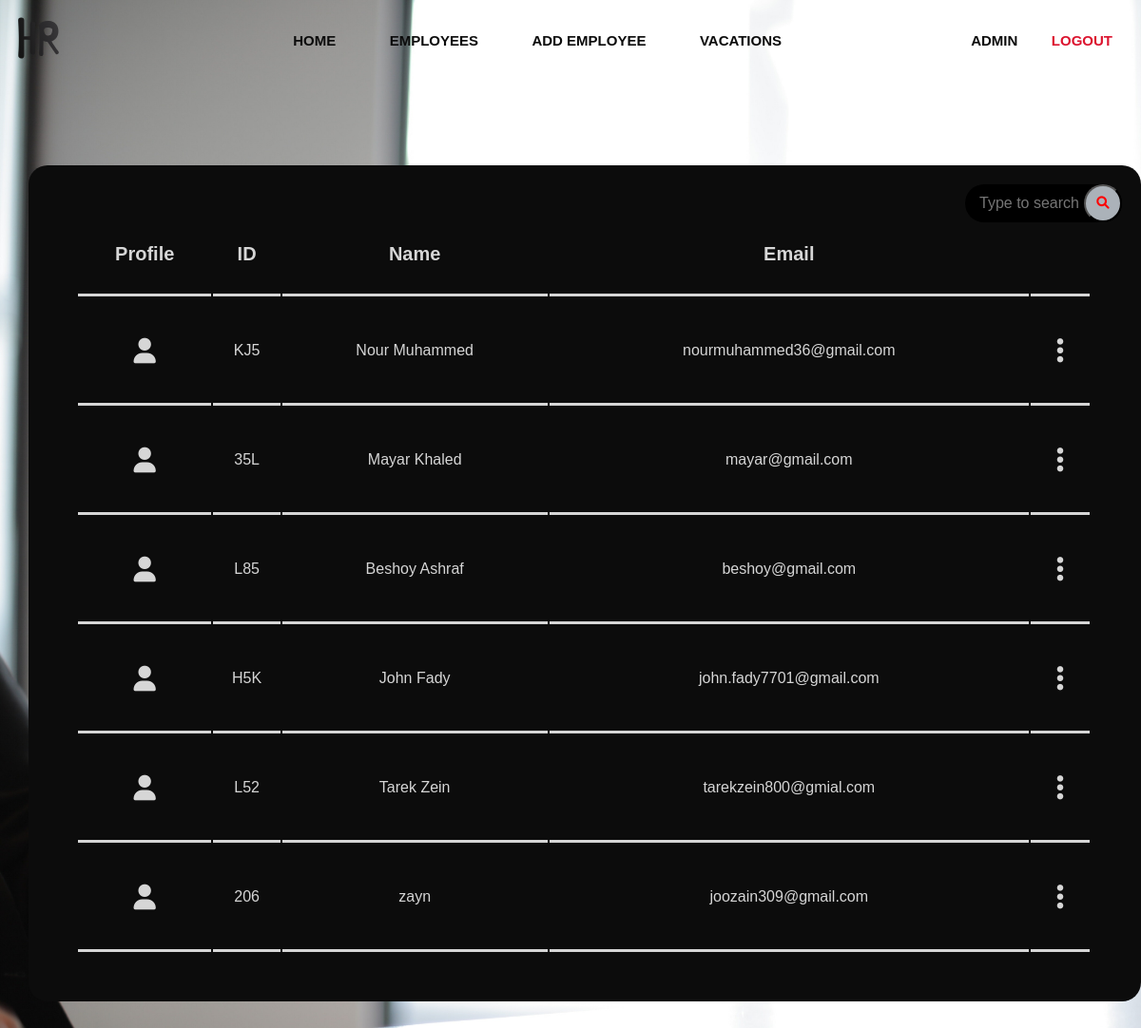
The page /human-resources/employee/ (signed in) on the database its author committed.
### employee/models.py (models this page shows, shortened)
class Employee(models.Model):
    maritalChoices = [
        ("Single", "Single"),
        ("Married", "Married"),
        ("Divorced", "Divorced"),
        ("Widowed", "Widowed"),
        ("Separated", "Separated"),
    ]
    genderChoices = [
        ("M", "Male"),
        ("F", "Female"),
    ]
    name = models.CharField(max_length=20, null=True)
    empID = models.CharField(max_length=5, null=True)
    empEmail = models.EmailField(max_length=30, null=True)
    profilePicture = models.ImageField(
        upload_to="uploads",
        default="profile/pngegg.png",
        blank=True,
        null=True,
    )
    address = models.CharField(max_length=30, null=True)
    phoneNum = models.CharField(max_length=15, null=True)
    gender = models.CharField(max_length=10, null=True)
    maritalStatus = models.CharField(max_length=10, null=True, choices=maritalChoices)
    availableVacation = models.IntegerField(null=True)
    approvedVacation = models.IntegerField(null=True)
    salaryVacation = models.IntegerField(null=True)
    birthDate = models.DateField(blank=True, null=True)

### employee/views.py (the view)
# urls.py: path("", views.employees, name="employees"),
@login_required(login_url="login")
def employees(request):
    employees = Employee.objects.all()
    context = {"employees": employees}
    return render(request, "employee/employees.html", context)

### templates/employee/employees.html (shortened to what this page needs)
{% load static %}
<!DOCTYPE html>
<html lang="en">
  <head>
    <link rel="stylesheet" href="{% static  'css/master.css' %}" />
      <link rel="stylesheet" href="{% static 'css/employees.css'%}" />
      <link rel="stylesheet" href="{% static  'css/all.min.css'%}" />
  </head>
  <body>
    <div class="parent">
        {% include "constant/nav.html" %}
      <div class="info-table">
        <div class="container">
        <form class="search" method="POST">
             <input  class="search-txt" id="search" type="text" name="empName" placeholder="Type to search">
             <button class="search-btn" type="submit" >
                <i class="fas fa-search"></i>
             </button>
        </form>
          <table class="table">
            <thead class="table-head">
              <tr>
                <th>Profile</th>
                <th>ID</th>
                <th>Name</th>
                <th>Email</th>
                <th></th>
              </tr>
            </thead>
            <tbody class="table-body">
              {% for emp in employees %}
              <tr>
                <td><a href="{% url "profile" emp.name %}"><i class="fa-solid fa-user"></i></a></td>
                <td>{{emp.empID}}</td>
                <td>{{emp.name}}</td>
                <td>{{emp.empEmail}}</td>
                <td class="options">
                  <div class="shape">
                    <i class="fa-solid fa-ellipsis-vertical"></i>
                  </div>
                </td>
              </tr>
              {% endfor %}
            </tbody>
          </table>
        </div>
      </div>
    </div>
  </body>
</html>

### templates/constant/nav.html
{% load static %}
   <div class="nav">
        <div class="container flex">
          <div class="logo">
            <a href="{% url "home" %}"><img src="{% static 'images/logo-01.svg' %}" alt="logo" /></a>
          </div>
          <ul class="nav-menu horezontal">
            <li><a href="{% url "home" %}" class="btn6">Home</a></li>
            <li><a href="{% url "employees" %}" class="btn6">Employees</a></li>
            <li><a href="{% url 'addEmployee'%}" class="btn6">Add Employee</a></li>
            <li><a href="{% url 'vacationIntro'%}" class="btn6">Vacations</a></li>
          </ul>
          <div class="auth-btn">
            {% if user.is_authenticated %}
            <a href="{% url 'userProfile'  %}" class="btn6">{{user.username}}</a>
            <a href="{% url 'logout'%}" class="btn6 active">Logout</a>
            {% else %}
            <a href="{% url 'login'%}" class="btn6">Login</a>
            <a href="{% url 'register'%}" class="btn6 active">Register</a>
            {% endif %}
          </div>
        </div>
      </div>

### static/css/master.css (style rules this page uses)
:root { --mainColor:#d6d6d6; --secColor:#cccccc; --mainText:rgb(12, 12, 12); --secText:rgb(220, 20, 47); }
* { box-sizing: border-box; margin: 0; }
html { scroll-behavior: smooth; }
body { background-color: var(--mainColor); font-family: "Merriweather Sans", sans-serif; }
.container { margin-left: auto; margin-right: auto; padding-left: 15px; padding-right: 15px; }
.flex { display: flex; flex-wrap: wrap; }
ul { list-style: none; }
a { text-decoration: none; }
input { color-scheme:dark; }
@media (min-width: 768px) { .container { width: 750px; } }
@media (min-width: 992px) { .container { width: 970px; } }
@media (min-width: 1200px) { .container { width: 1170px; } }
.nav { z-index: 2; position: fixed; top: 0px; left: 0; right: 0; z-index: 1000; background-color: transparent; transition: .3s; -webkit-transition: .3s; -moz-transition: .3s; -ms-transition: .3s; -o-transition: .3s; }
.nav .container { justify-content: space-between; align-items: center; padding: 15px 0; }
.nav .container .logo a img { width: 50px; }
.nav .container .nav-menu li a, .nav .container .auth-btn a { color: var(--mainText); font-weight: bold; font-size: 15px; transition: .3s; -webkit-transition: .3s; -moz-transition: .3s; -ms-transition: .3s; -o-transition: .3s; }
.nav .container .horezontal li { display: inline-block; margin-left: 20px; }
.nav .container .auth-btn a.active { color: var(--secText); border: none; transition: .3s; -webkit-transition: .3s; -moz-transition: .3s; -ms-transition: .3s; -o-transition: .3s; }
.btn,.btn6 { padding: 10px 15px; color: #fff; font-family: sans-serif; text-transform: uppercase; text-align: center; position: relative; text-decoration: none; display:inline-block; }
.btn6 { border:1px solid transparent; -webkit-transition: all 0.4s cubic-bezier(.5, .24, 0, 1); transition: all 0.4s cubic-bezier(.5, .24, 0, 1); }
.btn6::before { content: ''; position: absolute; left: 0px; bottom:0px; z-index:-1; width: 0%; height:1px; background: var(--secText); box-shadow: inset 0px 0px 0px var(--secText); display: block; -webkit-transition: all 0.4s cubic-bezier(.5, .24, 0, 1); transition: all 0.4s cubic-bezier(.5, .24, 0, 1) }
.btn6::after { content: ''; position: absolute; right: 0px; top:0px; z-index:-1; width: 0%; height:1px; background: var(--secText); -webkit-transition: all 0.4s cubic-bezier(.5, .24, 0, 1); transition: all 0.4s cubic-bezier(.5, .24, 0, 1) }

### static/css/employees.css (style rules this page uses)
body { background-image: url("/static/images/intro/04.jpg"); background-size: cover; background-attachment: fixed; background-color: var(--mainColor); }
.parent .nav { position: relative; }
.parent .info-table { min-height: 100vh; margin:60px 0; padding: 30px; }
.parent .info-table .container { position: relative; text-align: center; background-color: var(--mainText); padding: 50px; border-radius: 20px; }
.parent .info-table .container .table { margin-left: auto; margin-right: auto; width: 100%; }
.parent .info-table .container .table .table-head tr th, .parent .info-table .container .table .table-body tr td { border-bottom:3px solid var(--mainColor); }
.parent .info-table .container .table .table-head tr th { color:var(--mainColor); padding: 30px 0; font-size: 15pt; }
.parent .info-table .container .table .table-body tr td { color:var(--mainColor); padding: 30px 0; }
.parent .info-table .container .table .table-body tr td a i { font-size: 20pt; color: var(--mainColor); transition: .3s; -webkit-transition: .3s; -moz-transition: .3s; -ms-transition: .3s; -o-transition: .3s; }
.info-table .container .table-body tr .options { position: relative; }
.info-table .container .table-body tr .options .shape { margin-left: auto; margin-right: auto; cursor: pointer; padding: 10px; }
.info-table .container .table-body tr .options i { font-size: 30px; color: var(--mainColor); }
.search { position: absolute; top: 20px; right: 20px; background:black ; height: 40px; border-radius: 40px; padding-left: 15px; }
.search-txt { border: none; background: none; outline: none; padding: 0; color:wheat ; font-size: 16px; transition: ease-in 0.4s; line-height: 40px; width: 110px; }
.search-btn { color: red; float: right; width: 40px; height: 40px; border-radius: 50%; background:#ABB2B9 ; display: flex; justify-content: center; align-items: center; }

### rows shown on the page
Employee: empID "KJ5", name "Nour Muhammed", empEmail "nourmuhammed36@gmail.com"
Employee: empID "35L", name "Mayar Khaled", empEmail "mayar@gmail.com"
Employee: empID "L85", name "Beshoy Ashraf", empEmail "beshoy@gmail.com"
Employee: empID "H5K", name "John Fady", empEmail "john.fady7701@gmail.com"
Employee: empID "L52", name "Tarek Zein", empEmail "tarekzein800@gmial.com"
Employee: empID "206", name "zayn", empEmail "joozain309@gmail.com"

### other values the page prints
{{ user.username }} "ADMIN"
